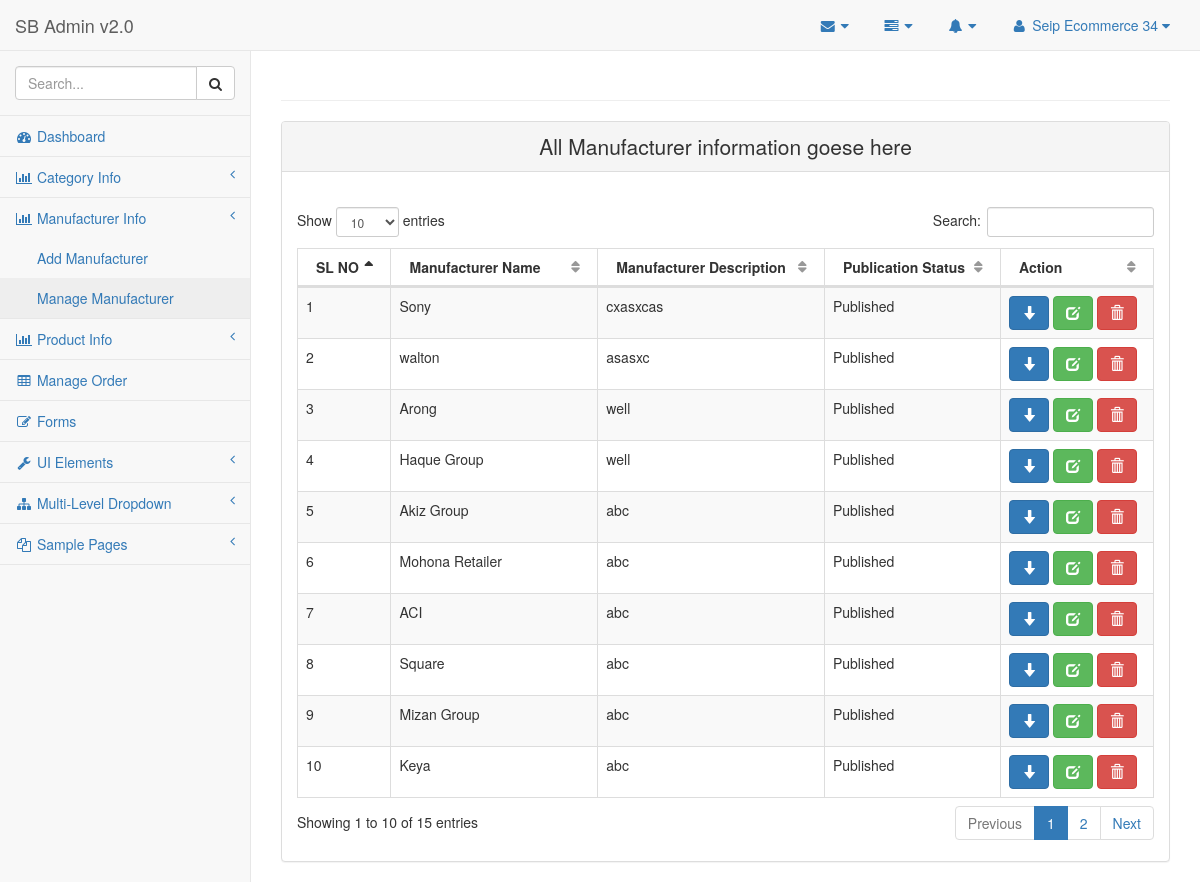
Page /admin/manage_manufacturer.php (signed in) on the committed database.
### tables this page shows
CREATE TABLE `tbl_manufacturer` (
  `manufacturer_id` int(3) NOT NULL,
  `manufacturer_name` varchar(100) NOT NULL,
  `manufacturer_description` text NOT NULL,
  `publication_status` tinyint(1) NOT NULL DEFAULT '1'
);

### admin/manage_manufacturer.php (called while the page is built, shortened)
<?php
include './admin_master.php';

### classes/db_connect.php (called while the page is built, shortened)
<?php
class Db_Connect {
    public function database_connection() {
        $host_name = 'localhost';
        $user_name = 'root';
        $password = '';
        $db_name = 'db_seip_ecommerce34';
        $db_con = mysqli_connect($host_name, $user_name, $password, $db_name);
        return $db_con;
    }
}

### classes/manufacturer.php (called while the page is built, shortened)
<?php
require_once 'db_connect.php';
class Manufacturer extends Db_Connect {
    public $link;
    public function __construct() {
        $this->link = $this->database_connection();
    }
    public function select_all_manufacturer_info() {
        $sql = "SELECT * FROM tbl_manufacturer";
        if (mysqli_query($this->link, $sql)) {
            $query_result = mysqli_query($this->link, $sql);
            return $query_result;
        } else {
            die('Query problem' . mysqli_error($this->link));
        }
    }
}

### admin/pages/manage_manufacturer_content.php (the view, shortened to what this page needs)
<?php
$query_result = $obj_manufacturer->select_all_manufacturer_info();
?>
<div class="row">
    <div class="col-lg-12">
        <h1 class="page-header text-center text-success">
        </h1>
    </div>
</div>
<div class="row">
    <div class="col-lg-12">
        <div class="panel panel-default">
            <div class="panel-heading text-center lead">
                All Manufacturer information goese here
            </div>
            <div class="panel-body">
                <table width="100%" class="table table-striped table-bordered table-hover" id="dataTables-example">
                    <thead>
                        <tr>
                            <th>SL NO</th>
                            <th>Manufacturer Name</th>
                            <th>Manufacturer Description</th>
                            <th>Publication Status</th>
                            <th>Action</th>
                        </tr>
                    </thead>
                    <tbody>
                        <?php
                        $i = 1;
                        while ($manufacturer_info = mysqli_fetch_assoc($query_result)) {
                            ?>
                            <tr class="odd gradeX">
                                <td><?php echo $i; ?></td>
                                <td><?php echo $manufacturer_info['manufacturer_name']; ?></td>
                                <td><?php echo $manufacturer_info['manufacturer_description']; ?></td>
                                <td class="center"><?php
                                    if ($manufacturer_info['publication_status'] == 1) {
                                        echo 'Published';
                                    } else {
                                        echo 'Unpublished';
                                    }
                                    ?></td>
                                <td class="center">
                                    <?php if ($manufacturer_info['publication_status'] == 1) { ?>
                                        <a href="?status=unpublished&&id=<?php echo $manufacturer_info['manufacturer_id']; ?>" class="btn btn-primary" title="Unpublished">
                                            <span class="glyphicon glyphicon-arrow-down"></span>
                                        </a>
                                    <?php } else { ?>
                                        <a href="?status=published&&id=<?php echo $manufacturer_info['manufacturer_id']; ?>" class="btn btn-danger" title="Published">
                                            <span class="glyphicon glyphicon-arrow-up"></span>
                                        </a>
                                    <?php } ?>
                                    <a href="edit_manufacturer.php?id=<?php echo $manufacturer_info['manufacturer_id']; ?>" class="btn btn-success" title="Edit">
                                        <span class="glyphicon glyphicon-edit"></span>
                                    </a>
                                    <a href="?status=delete&&id=<?php echo $manufacturer_info['manufacturer_id']; ?>" class="btn btn-danger" title="Delete" onclick="return check_delete_status();
                                       ">
                                        <span class="glyphicon glyphicon-trash"></span>
                                    </a>
                                </td>
                            </tr>
                            <?php
                            $i++;
                        }
                        ?>
                    </tbody>
                </table>
            </div>
        </div>
    </div>
</div>

### rows in the picture
tbl_manufacturer: manufacturer_name "Sony", manufacturer_description "cxasxcas", publication_status "Published"
tbl_manufacturer: manufacturer_name "walton", manufacturer_description "asasxc", publication_status "Published"
tbl_manufacturer: manufacturer_name "Arong", manufacturer_description "well", publication_status "Published"
tbl_manufacturer: manufacturer_name "Haque Group", manufacturer_description "well", publication_status "Published"
tbl_manufacturer: manufacturer_name "Akiz Group", manufacturer_description "abc", publication_status "Published"
tbl_manufacturer: manufacturer_name "Mohona Retailer", manufacturer_description "abc", publication_status "Published"
tbl_manufacturer: manufacturer_name "ACI", manufacturer_description "abc", publication_status "Published"
tbl_manufacturer: manufacturer_name "Square", manufacturer_description "abc", publication_status "Published"
tbl_manufacturer: manufacturer_name "Mizan Group", manufacturer_description "abc", publication_status "Published"
tbl_manufacturer: manufacturer_name "Keya", manufacturer_description "abc", publication_status "Published"

### other values in the picture
$_SESSION['admin_name'] "Seip Ecommerce 34"
